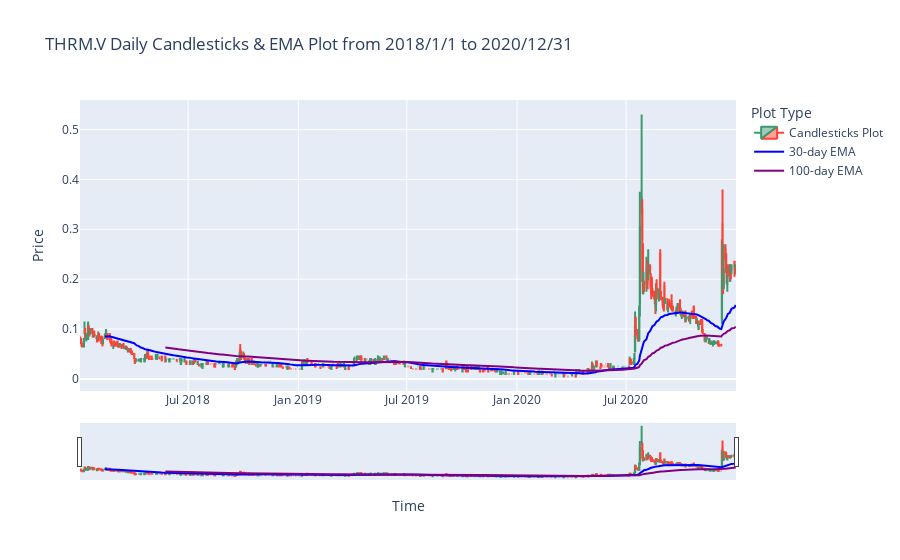

The notebook cell saved with this chart:
### Markdown cell above
- Plot of Candlesticks and EMA from 2018/1/1 to 2020/12/31

### Code cell
import plotly.graph_objs as go

fig = go.Figure()
# Candlesticks Plot
fig.add_trace(
    go.Candlestick(x=candles_df['Date'],
                   open=candles_df['Open'],
                   high=candles_df['High'],
                   low=candles_df['Low'],
                   close=candles_df['Close'],
                   name='Candlesticks Plot'))
# 30-day EMA Plot
fig.add_trace(
    go.Scatter(x=candles_df['Date'],
               y=candles_df['EMA_30'],
               marker=dict(color='blue'),
               name='30-day EMA'))
# 100-day EMA Plot
fig.add_trace(
    go.Scatter(x=candles_df['Date'],
               y=candles_df['EMA_100'],
               marker=dict(color='purple'),
               name='100-day EMA'))

fig.update_layout(
    title="THRM.V Daily Candlesticks & EMA Plot from 2018/1/1 to 2020/12/31",
    xaxis_title="Time",
    yaxis_title="Price",
    legend_title="Plot Type")

### Figure 1 — Plotly figure (JSON) as saved in the notebook; plotly's stock layout.template omitted (floating-point values rounded to 4 significant figures; data arrays with more than 128 entries replaced by an {"elided": "..."} marker saying what was removed)
{"data": [{"close": {"elided": "753 float values"}, "high": {"elided": "753 float values"}, "low": {"elided": "753 float values"}, "name": "Candlesticks Plot", "open": {"elided": "753 float values"}, "type": "candlestick", "x": {"elided": "753 str values"}}, {"marker": {"color": "blue"}, "name": "30-day EMA", "type": "scatter", "x": {"elided": "753 str values"}, "y": {"elided": "753 float values"}}, {"marker": {"color": "purple"}, "name": "100-day EMA", "type": "scatter", "x": {"elided": "753 str values"}, "y": {"elided": "753 float values"}}], "layout": {"legend": {"title": {"text": "Plot Type"}}, "title": {"text": "THRM.V Daily Candlesticks & EMA Plot from 2018/1/1 to 2020/12/31"}, "xaxis": {"title": {"text": "Time"}}, "yaxis": {"title": {"text": "Price"}}}}
